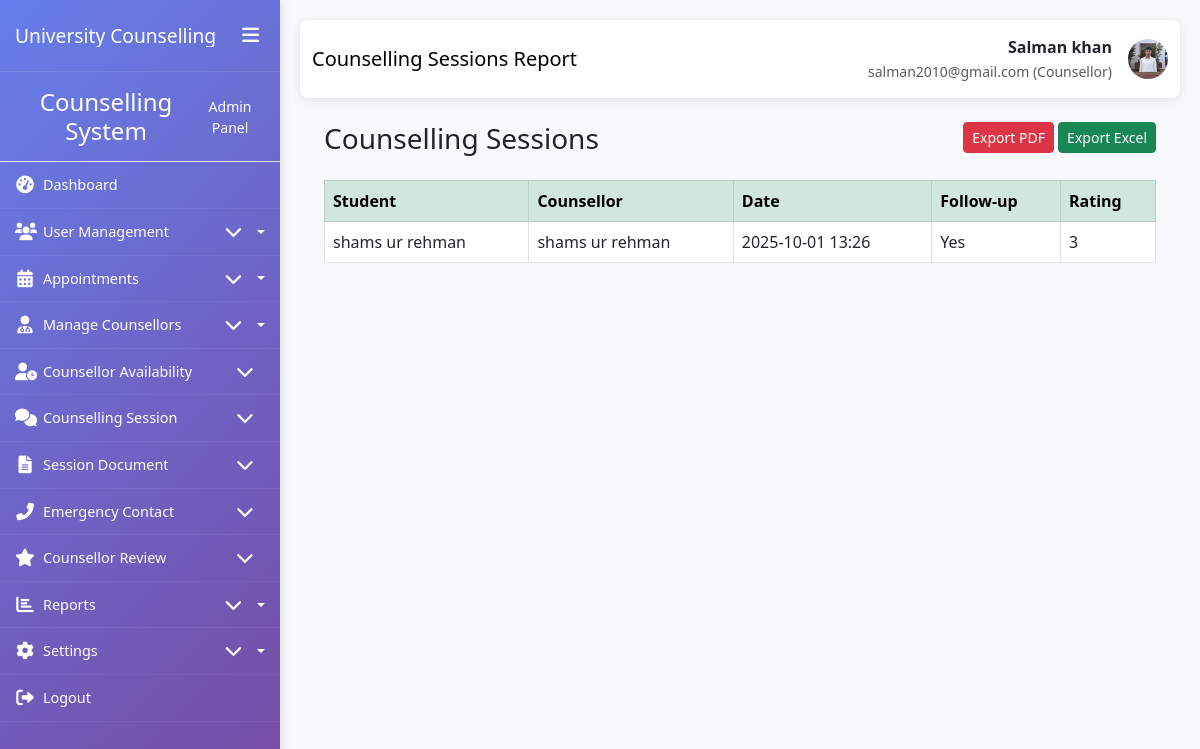
The page /reports/counselling/ (signed in) on the database its author committed.
### My_App/models.py (models this page shows, shortened)
class CustomUser(AbstractUser):
    ROLE_CHOICES = (
        ('student', 'Student'),
        ('counsellor', 'Counsellor'),
        ('admin', 'Administrator'),
    )
    role = models.CharField(max_length=20, choices=ROLE_CHOICES, default='student')
    phone_number = models.CharField(max_length=15, blank=True, null=True)
    date_of_birth = models.DateField(blank=True, null=True)
    profile_picture = models.ImageField(upload_to='profile_pics/', blank=True, null=True)
    created_at = models.DateTimeField(auto_now_add=True)
    updated_at = models.DateTimeField(auto_now=True)
    class Meta:
        permissions = [
            ("can_access_admin_panel", "Can access admin panel"),
            ("can_manage_users", "Can manage users"),
            ("can_manage_appointments", "Can manage appointments"),
            ("can_view_reports", "Can view reports"),
            ("can_manage_counsellors", "Can manage counsellors"),
        ]

class CounsellingSession(models.Model):
    appointment = models.OneToOneField(Appointment, on_delete=models.CASCADE)
    session_date = models.DateTimeField(auto_now_add=True)
    session_notes = models.TextField()
    counsellor_observations = models.TextField(blank=True, null=True)
    recommendations = models.TextField(blank=True, null=True)
    follow_up_required = models.BooleanField(default=False)
    follow_up_date = models.DateField(blank=True, null=True)
    rating = models.IntegerField(
        validators=[MinValueValidator(1), MaxValueValidator(5)],
        blank=True, null=True
    )
    student_feedback = models.TextField(blank=True, null=True)
    class Meta:
        permissions = [
            ("can_write_session_notes", "Can write session notes"),
            ("can_view_session_history", "Can view session history"),
        ]

class Appointment(models.Model):
    STATUS_CHOICES = (
        ('pending', 'Pending'),
        ('confirmed', 'Confirmed'),
        ('completed', 'Completed'),
        ('cancelled', 'Cancelled'),
        ('no_show', 'No Show'),
    )
    student = models.ForeignKey(Student, on_delete=models.CASCADE)
    counsellor = models.ForeignKey(Counsellor, on_delete=models.CASCADE)
    appointment_date = models.DateTimeField()
    duration_minutes = models.IntegerField(default=60)
    status = models.CharField(max_length=20, choices=STATUS_CHOICES, default='pending')
    purpose = models.TextField()
    concerns = models.TextField(blank=True, null=True)
    created_at = models.DateTimeField(auto_now_add=True)
    updated_at = models.DateTimeField(auto_now=True)
    class Meta:
        ordering = ['-appointment_date']
        unique_together = ['counsellor', 'appointment_date']
        permissions = [
            ("can_change_appointment_status", "Can change appointment status"),
            ("can_view_all_appointments", "Can view all appointments"),
        ]

class Student(models.Model):
    user = models.OneToOneField(CustomUser, on_delete=models.CASCADE, primary_key=True)
    student_id = models.CharField(max_length=20, unique=True)
    enrollment_date = models.DateField()
    FACULTY_CHOICES = (
        ('engineering', 'Engineering'),
        ('science', 'Science'),
        ('arts', 'Arts'),
        ('business', 'Business'),
        ('medicine', 'Medicine'),
        ('law', 'Law'),
    )
    faculty = models.CharField(max_length=50, choices=FACULTY_CHOICES)
    department = models.CharField(max_length=100)
    academic_year = models.IntegerField(
        validators=[MinValueValidator(1), MaxValueValidator(6)]
    )
    emergency_contact_name = models.CharField(max_length=100)
    emergency_contact_phone = models.CharField(max_length=15)
    address = models.TextField(blank=True, null=True)
    class Meta:
        permissions = [
            ("can_view_own_appointments", "Can view own appointments"),
            ("can_book_appointment", "Can book appointment"),
            ("can_view_own_records", "Can view own records"),
            ("can_cancel_appointment", "Can cancel appointment"),
        ]

class Counsellor(models.Model):
    user = models.OneToOneField(CustomUser, on_delete=models.CASCADE, primary_key=True)
    specialization = models.CharField(max_length=100)
    license_number = models.CharField(max_length=50, unique=True)
    experience_years = models.IntegerField(default=0)
    qualifications = models.TextField()
    bio = models.TextField(blank=True, null=True)
    AREA_OF_EXPERTISE_CHOICES = (
        ('academic', 'Academic Counselling'),
        ('career', 'Career Counselling'),
        ('personal', 'Personal Counselling'),
        ('mental_health', 'Mental Health'),
        ('crisis', 'Crisis Intervention'),
    )
    area_of_expertise = models.CharField(max_length=50, choices=AREA_OF_EXPERTISE_CHOICES)
    is_available = models.BooleanField(default=True)
    max_students = models.IntegerField(default=20)
    class Meta:
        permissions = [
            ("can_view_student_records", "Can view student records"),
            ("can_manage_schedule", "Can manage schedule"),
            ("can_write_session_notes", "Can write session notes"),
            ("can_view_all_appointments", "Can view all appointments"),
            ("can_manage_own_availability", "Can manage own availability"),
        ]

### My_App/views.py (the view)
# urls.py: path("reports/counselling/", views.counselling_report, name="counselling_report"),
def counselling_report(request):
    sessions = CounsellingSession.objects.all()
    return render(request, "My_Admin/reports/counselling_report.html", {"sessions": sessions})

### templates/My_Admin/reports/counselling_report.html (shortened to what this page needs)
{% extends 'My_Admin/base1.html' %}
{% block page_title %}Counselling Sessions Report{% endblock %}
{% block content %}
<div class="container mt-4">
    <div class="d-flex justify-content-between mb-3">
        <h3>Counselling Sessions</h3>
        <div>
            <a href="{% url 'export_counselling_pdf' %}" class="btn btn-danger btn-sm">Export PDF</a>
            <a href="{% url 'export_counselling_excel' %}" class="btn btn-success btn-sm">Export Excel</a>
        </div>
    </div>
    <table class="table table-hover table-bordered">
        <thead class="table-success">
            <tr>
                <th>Student</th>
                <th>Counsellor</th>
                <th>Date</th>
                <th>Follow-up</th>
                <th>Rating</th>
            </tr>
        </thead>
        <tbody>
            {% for session in sessions %}
            <tr>
                <td>{{ session.appointment.student.user.get_full_name }}</td>
                <td>{{ session.appointment.counsellor.user.get_full_name }}</td>
                <td>{{ session.session_date|date:"Y-m-d H:i" }}</td>
                <td>{% if session.follow_up_required %}Yes{% else %}No{% endif %}</td>
                <td>{{ session.rating|default:"-" }}</td>
            </tr>
            {% empty %}
            <tr><td colspan="5" class="text-center">No counselling sessions found</td></tr>
            {% endfor %}
        </tbody>
    </table>
</div>
{% endblock %}

### templates/My_Admin/base1.html (shortened to what this page needs)
<!DOCTYPE html>
<html lang="en">
<head>
    <link href="https://cdn.jsdelivr.net/npm/bootstrap@5.3.0/dist/css/bootstrap.min.css" rel="stylesheet">
    <link href="https://cdnjs.cloudflare.com/ajax/libs/font-awesome/6.0.0/css/all.min.css" rel="stylesheet">
    <link href="https://cdn.jsdelivr.net/npm/sweetalert2@11/dist/sweetalert2.min.css" rel="stylesheet">
</head>
<body>
    <div class="container-fluid p-0">
        <div class="row g-0">
            <div class="sidebar" id="sidebar">
                <div class="sidebar-header">
                    <h3>University Counselling</h3>
                    <button class="sidebar-toggle d-none d-lg-block" id="sidebarToggle">
                        <i class="fas fa-bars"></i>
                    </button>
                </div>
                <div class="sidebar-content">
                    {% include 'My_Admin/sidebar.html' %}
                </div>
            </div>
            <div class="main-content" id="mainContent">
                <nav class="navbar navbar-expand-lg navbar-custom">
                    <div class="container-fluid">
                        <span class="navbar-brand">{% block page_title %}Dashboard{% endblock %}</span>
                        <div class="d-flex align-items-center">
                            <div class="me-3 text-end d-none d-md-block">
                                <div class="fw-bold">{{ user.get_full_name|default:user.username }}</div>
                                <small class="text-muted">{{ user.email }} ({{ user.role|title }})</small>
                            </div>
                            {% if user.profile_picture %}
                            <img src="{{ user.profile_picture.url }}" alt="Profile" class="user-profile-img">
                            {% else %}
                            <div class="user-profile-img bg-secondary d-flex align-items-center justify-content-center text-white">
                                <i class="fas fa-user"></i>
                            </div>
                            {% endif %}
                        </div>
                    </div>
                </nav>
                <div class="container-fluid">
                    {% block content %}{% endblock %}
                </div>
            </div>
        </div>
    </div>
</body>
</html>

### templates/My_Admin/base1.html (style rules this page uses)
:root { --sidebar-width: 280px; --sidebar-collapsed-width: 70px; --sidebar-bg: linear-gradient(135deg, #667eea 0%, #764ba2 100%); --content-padding: 20px; --transition-speed: 0.3s; }
body { overflow-x: hidden; font-family: 'Segoe UI', Tahoma, Geneva, Verdana, sans-serif; background-color: #f8f9fa; }
.sidebar { background: var(--sidebar-bg); color: white; min-height: 100vh; position: fixed; width: var(--sidebar-width); transition: all var(--transition-speed) ease; z-index: 1000; box-shadow: 2px 0 10px rgba(0,0,0,0.1); overflow-y: auto; }
.sidebar-header { padding: 20px 15px; border-bottom: 1px solid rgba(255,255,255,0.1); display: flex; align-items: center; justify-content: space-between; }
.sidebar-header h3 { font-size: 1.2rem; margin: 0; white-space: nowrap; overflow: hidden; }
.sidebar-toggle { background: none; border: none; color: white; font-size: 1.2rem; cursor: pointer; }
.main-content { margin-left: var(--sidebar-width); padding: var(--content-padding); transition: all var(--transition-speed) ease; min-height: 100vh; width: calc(100% - var(--sidebar-width)); }
.navbar-custom { background: white; box-shadow: 0 2px 10px rgba(0,0,0,0.1); padding: 15px 0; margin-bottom: 20px; border-radius: 8px; }
.user-profile-img { width: 40px; height: 40px; border-radius: 50%; object-fit: cover; }
.sidebar { background: var(--sidebar-bg); color: white; height: 100vh; position: fixed; top: 0; left: 0; width: var(--sidebar-width); transition: all var(--transition-speed) ease; z-index: 1000; box-shadow: 2px 0 10px rgba(0,0,0,0.1); overflow-y: auto; overflow-x: hidden; scrollbar-width: thin; scrollbar-color: rgba(255,255,255,0.4) transparent; }

### rows shown on the page
CustomUser: get_full_name "Salman khan", email "salman2010@gmail.com", role "Counsellor", profile_picture (picture)
CounsellingSession: appointment.student.user.get_full_name "shams ur rehman", appointment.counsellor.user.get_full_name "shams ur rehman", session_date "2025-10-01 13:26", follow_up_required "Yes", rating "3"
